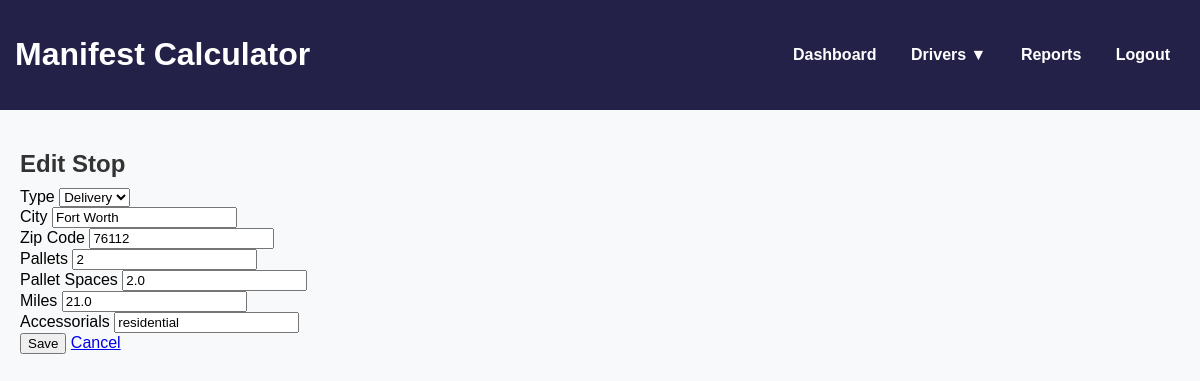
/edit_stop/1/1, run on the app's committed database.
### models.py (models this page shows)
class Stop(db.Model):
    id = db.Column(db.Integer, primary_key=True)
    manifest_id = db.Column(db.Integer, db.ForeignKey('manifest.id'), nullable=False)
    type = db.Column(db.String(20))   # Delivery / Pickup
    city = db.Column(db.String(100))
    zip_code = db.Column(db.String(10))
    zone = db.Column(db.String(5))
    pallets = db.Column(db.Integer)
    pallet_spaces = db.Column(db.Float)
    miles = db.Column(db.Float, default=0.0)
    rate = db.Column(db.Float)        # lookup from zone table
    accessorials = db.Column(db.String(200))
    total = db.Column(db.Float)       # rate + extras
    manifest = db.relationship('Manifest', back_populates='stops')

### app.py (the view, shortened to what this page needs)
@app.route("/edit_stop/<int:stop_id>/<int:manifest_id>", methods=["GET", "POST"])
def edit_stop(stop_id, manifest_id):
    stop = Stop.query.get_or_404(stop_id)
    return render_template("edit_stop.html", stop=stop, manifest_id=manifest_id)

### app.py (called while the page is built)
@app.context_processor
def inject_drivers():
    all_drivers = Driver.query.order_by(Driver.name).all()
    return dict(all_drivers=all_drivers)

### templates/edit_stop.html (shortened to what this page needs)
{% extends "base.html" %}
{% block content %}
<h2>Edit Stop</h2>
<form method="POST">
  <div>
    <label>Type</label>
    <select name="type">
        <option value="DELIVERY" {% if stop.type == "DELIVERY" %}selected{% endif %}>Delivery</option>
    </select>
  </div>
  <div>
    <label>City</label>
    <input type="text" name="city" value="{{ stop.city }}" required>
  </div>
  <div>
    <label>Zip Code</label>
    <input type="text" name="zip_code" value="{{ stop.zip_code }}" required>
  </div>
  <div>
    <label>Pallets</label>
    <input type="number" name="pallets" value="{{ stop.pallets }}" required>
  </div>
  <div>
    <label>Pallet Spaces</label>
    <input type="number" step="0.5" name="pallet_spaces" value="{{ stop.pallet_spaces }}" required>
  </div>
  <div>
    <label>Miles</label>
    <input type="number" step="0.1" name="miles" value="{{ stop.miles }}" {% if stop.zone %}readonly{% endif %}>
  </div>
  <div>
    <label>Accessorials</label>
    <input type="text" name="accessorials" value="{{ stop.accessorials }}">
  </div>
  <button type="submit" class="btn btn-success">Save</button>
  <a href="{{ url_for('manifest_detail', manifest_id=manifest_id) }}" class="btn btn-secondary">Cancel</a>
</form>
{% endblock %}

### static/css/style.css (style rules this page uses)
body { font-family: Arial, sans-serif; margin: 0; background: #f8f9fa; }
h2 { margin-bottom: 10px; color: #333; }

### data on the page
Stop: type "Delivery", city "Fort Worth", zip_code "76112", pallets "2", pallet_spaces "2.0", miles "21.0", accessorials "residential"
